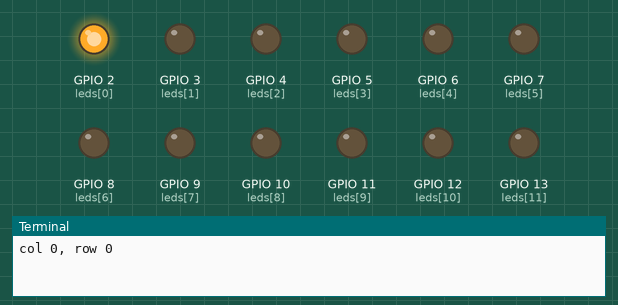
Recording of a program running on a simulated Raspberry Pi (BCM pin numbers). Shown: output pins drawn as LEDs (lit = HIGH), the last lines printed to the terminal. Pins used as bus, display or sensor lines are not drawn. At 8.4 s the program stops and its outputs stay as they are.

Above: at 0.1 s.
At 0.8 s:
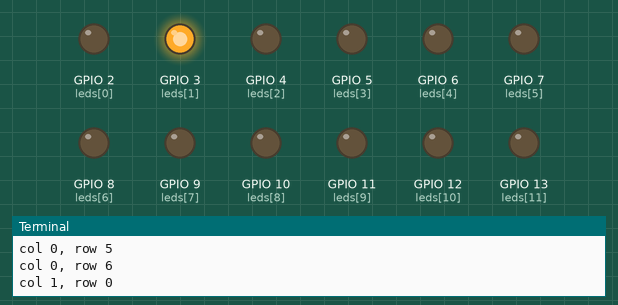
At 2.2 s:
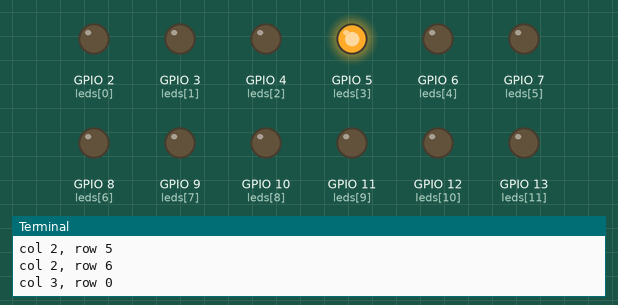
At 4.3 s:
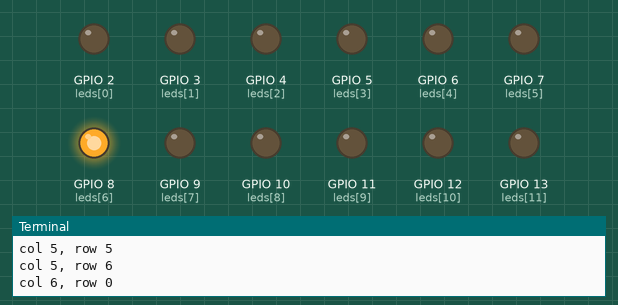
At 6.4 s:
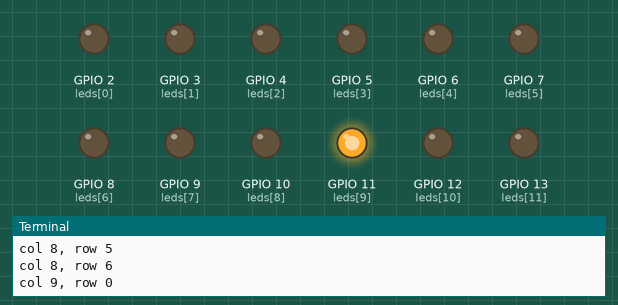
At 8.5 s:
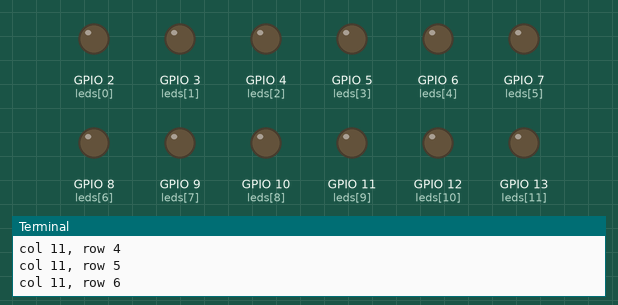
Timing chart, 0 to 9.9 s (numbered marks = the images above):
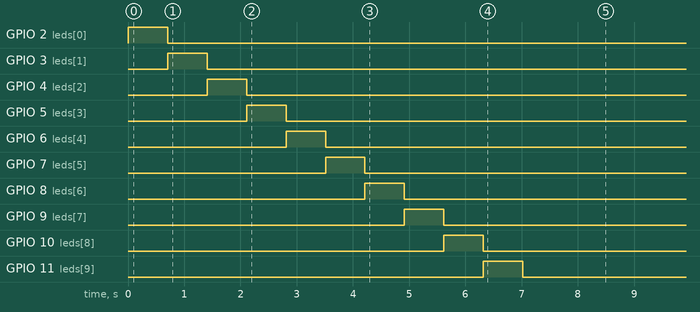

Measured:
- by itself, GPIO 2 (leds[0]): LOW → HIGH at 0.01 s, → LOW 0.70 s later
- by itself, GPIO 3 (leds[1]): LOW → HIGH at 0.71 s, → LOW 0.70 s later
- by itself, GPIO 4 (leds[2]): LOW → HIGH at 1.4 s, → LOW 0.70 s later
- by itself, GPIO 5 (leds[3]): LOW → HIGH at 2.1 s, → LOW 0.70 s later
- by itself, GPIO 6 (leds[4]): LOW → HIGH at 2.8 s, → LOW 0.70 s later
- by itself, GPIO 7 (leds[5]): LOW → HIGH at 3.5 s, → LOW 0.70 s later
- by itself, GPIO 8 (leds[6]): LOW → HIGH at 4.2 s, → LOW 0.70 s later
- by itself, GPIO 9 (leds[7]): LOW → HIGH at 4.9 s, → LOW 0.70 s later

The program:

led_cycling.py
```python
from gpiozero import Button, LED
from time import sleep

leds = [LED(2), LED(3), LED(4), LED(5), LED(6), LED(7), LED(8), LED(9), LED(10),
        LED(11), LED(12), LED(13)]
rows = [LED(14), LED(15), LED(16), LED(17), LED(18), LED(19), LED(20)]

for i in range(0, len(leds)):
    leds[i].on()
    for j in range(0, len(rows)):
        print("col {}, row {}".format(i, j))
        rows[j].on()
        sleep(.1)
        rows[j].off()
    leds[i].off()
```
